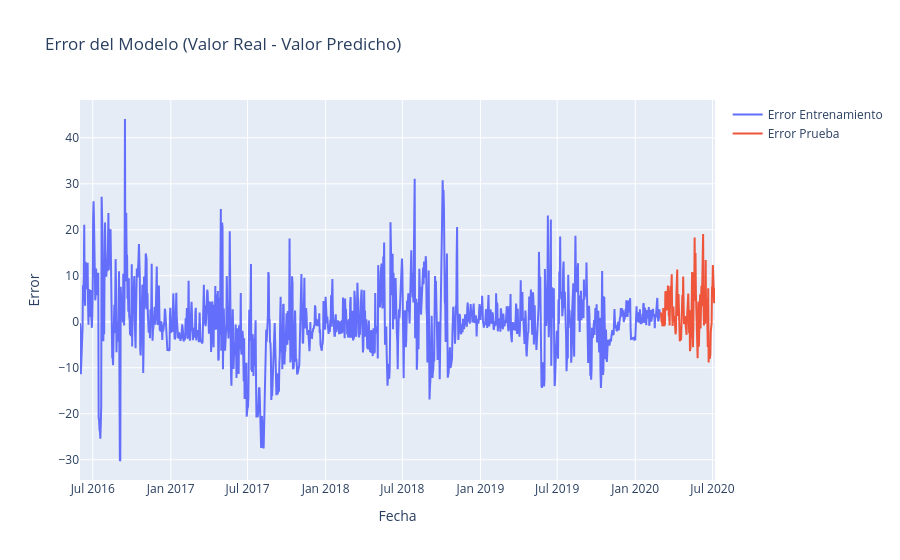

Notebook code for this chart:
### Code cell
#-----------6 ------error y graficos
train_error = y_train - train_pred
test_error = y_test - test_pred

fig = go.Figure()
fig.add_trace(go.Scatter(x=train_df['date'], y=train_error, mode='lines', name='Error Entrenamiento'))
fig.add_trace(go.Scatter(x=test_df['date'], y=test_error, mode='lines', name='Error Prueba'))
fig.update_layout(title='Error del Modelo (Valor Real - Valor Predicho)', xaxis_title='Fecha', yaxis_title='Error')
fig.show()

### Figure 1 — Plotly figure (JSON) as saved in the notebook; plotly's stock layout.template omitted (floating-point values rounded to 4 significant figures; data arrays with more than 128 entries replaced by an {"elided": "..."} marker saying what was removed)
{"data": [{"mode": "lines", "name": "Error Entrenamiento", "type": "scatter", "x": {"elided": "1369 str values"}, "y": {"elided": "1369 float values"}}, {"mode": "lines", "name": "Error Prueba", "type": "scatter", "x": {"elided": "129 str values"}, "y": {"elided": "129 float values"}}], "layout": {"title": {"text": "Error del Modelo (Valor Real - Valor Predicho)"}, "xaxis": {"title": {"text": "Fecha"}}, "yaxis": {"title": {"text": "Error"}}}}
